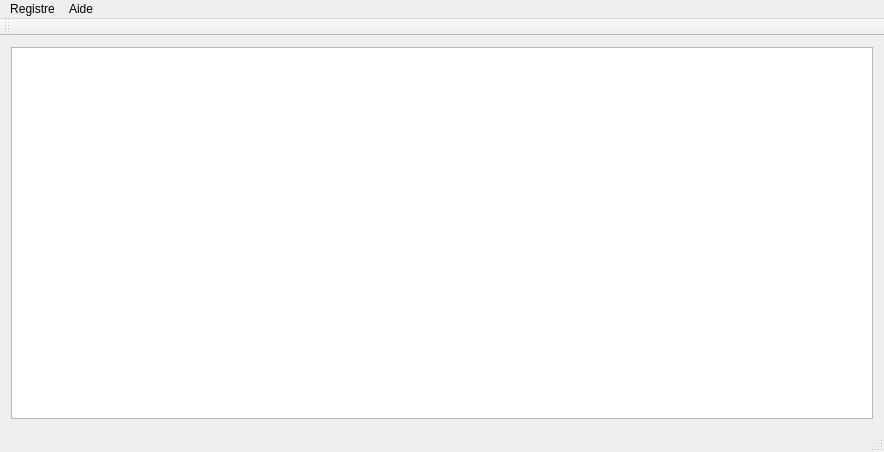
<?xml version="1.0" encoding="UTF-8"?>
<ui version="4.0">
 <class>MainWindow</class>
 <widget class="QMainWindow" name="MainWindow">
  <property name="geometry">
   <rect>
    <x>0</x>
    <y>0</y>
    <width>884</width>
    <height>452</height>
   </rect>
  </property>
  <property name="windowTitle">
   <string>MainWindow</string>
  </property>
  <widget class="QWidget" name="centralWidget">
   <layout class="QGridLayout" name="gridLayout">
    <item row="0" column="0">
     <widget class="QTreeView" name="treeView">
      <property name="alternatingRowColors">
       <bool>true</bool>
      </property>
      <property name="rootIsDecorated">
       <bool>false</bool>
      </property>
     </widget>
    </item>
   </layout>
  </widget>
  <widget class="QMenuBar" name="menuBar">
   <property name="geometry">
    <rect>
     <x>0</x>
     <y>0</y>
     <width>884</width>
     <height>22</height>
    </rect>
   </property>
   <widget class="QMenu" name="menuRegistre">
    <property name="title">
     <string>Registre</string>
    </property>
    <addaction name="actionAjouter"/>
    <addaction name="actionModifier"/>
    <addaction name="actionD_sactiver"/>
    <addaction name="separator"/>
    <addaction name="actionExporter"/>
    <addaction name="actionImport"/>
    <addaction name="separator"/>
    <addaction name="actionParam_tres"/>
    <addaction name="separator"/>
    <addaction name="actionQuitter"/>
   </widget>
   <widget class="QMenu" name="menuAide">
    <property name="title">
     <string>Aide</string>
    </property>
    <addaction name="actionA_propos"/>
   </widget>
   <addaction name="menuRegistre"/>
   <addaction name="menuAide"/>
  </widget>
  <widget class="QToolBar" name="mainToolBar">
   <attribute name="toolBarArea">
    <enum>TopToolBarArea</enum>
   </attribute>
   <attribute name="toolBarBreak">
    <bool>false</bool>
   </attribute>
  </widget>
  <widget class="QStatusBar" name="statusBar"/>
  <action name="actionAjouter">
   <property name="text">
    <string>Ajouter</string>
   </property>
  </action>
  <action name="actionModifier">
   <property name="text">
    <string>Modifier</string>
   </property>
  </action>
  <action name="actionD_sactiver">
   <property name="text">
    <string>Désactiver</string>
   </property>
  </action>
  <action name="actionExporter">
   <property name="text">
    <string>Exporter...</string>
   </property>
  </action>
  <action name="actionImport">
   <property name="text">
    <string>Importer...</string>
   </property>
  </action>
  <action name="actionParam_tres">
   <property name="text">
    <string>Paramètres...</string>
   </property>
  </action>
  <action name="actionQuitter">
   <property name="text">
    <string>Quitter</string>
   </property>
  </action>
  <action name="actionA_propos">
   <property name="text">
    <string>A propos...</string>
   </property>
  </action>
 </widget>
 <layoutdefault spacing="6" margin="11"/>
 <resources/>
 <connections/>
</ui>
